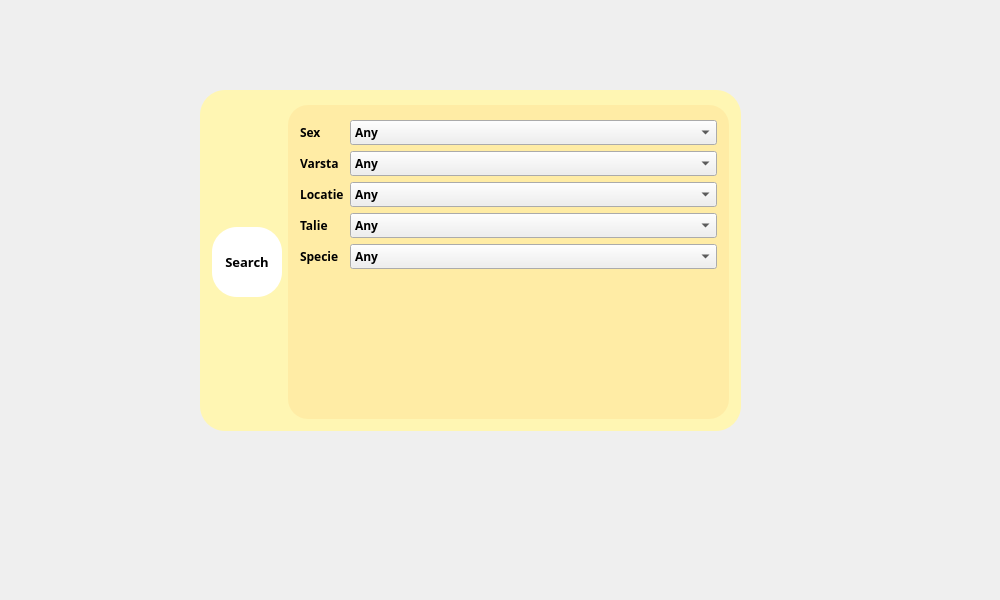
<?xml version="1.0" encoding="UTF-8"?>
<ui version="4.0">
 <class>FilterAdopt</class>
 <widget class="QDialog" name="FilterAdopt">
  <property name="geometry">
   <rect>
    <x>0</x>
    <y>0</y>
    <width>1000</width>
    <height>600</height>
   </rect>
  </property>
  <property name="windowTitle">
   <string>Dialog</string>
  </property>
  <property name="styleSheet">
   <string notr="true">#FilterAdopt
{
border-image: url(:/img/istockphoto-1163775073-612x612.jpg);
}</string>
  </property>
  <widget class="QGroupBox" name="groupBox_2">
   <property name="geometry">
    <rect>
     <x>200</x>
     <y>90</y>
     <width>541</width>
     <height>341</height>
    </rect>
   </property>
   <property name="styleSheet">
    <string notr="true">#groupBox_2{

	background-color: rgb(255, 246, 179);
border-radius: 25px;
}</string>
   </property>
   <property name="title">
    <string/>
   </property>
   <layout class="QHBoxLayout" name="horizontalLayout">
    <item>
     <widget class="QPushButton" name="pushButton_2">
      <property name="sizePolicy">
       <sizepolicy hsizetype="Preferred" vsizetype="Preferred">
        <horstretch>0</horstretch>
        <verstretch>0</verstretch>
       </sizepolicy>
      </property>
      <property name="maximumSize">
       <size>
        <width>70</width>
        <height>70</height>
       </size>
      </property>
      <property name="font">
       <font>
        <family>Segoe UI Black</family>
        <pointsize>10</pointsize>
        <bold>true</bold>
       </font>
      </property>
      <property name="styleSheet">
       <string notr="true">#pushButton_2{
	
	background-color: rgb(255, 255, 255);
border-radius: 25px;
}</string>
      </property>
      <property name="text">
       <string>Search</string>
      </property>
     </widget>
    </item>
    <item>
     <widget class="QGroupBox" name="groupBox">
      <property name="font">
       <font>
        <family>Segoe UI Black</family>
        <bold>true</bold>
       </font>
      </property>
      <property name="styleSheet">
       <string notr="true">#groupBox{

	border-color: rgb(255, 250, 178);
	background-color: rgb(255, 236, 165);
    border-radius:20px;
}
</string>
      </property>
      <property name="title">
       <string/>
      </property>
      <layout class="QFormLayout" name="formLayout">
       <item row="0" column="0">
        <widget class="QLabel" name="label">
         <property name="font">
          <font>
           <family>Segoe UI Black</family>
           <bold>true</bold>
          </font>
         </property>
         <property name="text">
          <string>Sex</string>
         </property>
        </widget>
       </item>
       <item row="0" column="1">
        <widget class="QComboBox" name="comboBox">
         <property name="font">
          <font>
           <family>Segoe UI Black</family>
           <bold>true</bold>
          </font>
         </property>
         <item>
          <property name="text">
           <string>Any</string>
          </property>
         </item>
         <item>
          <property name="text">
           <string>Mascul</string>
          </property>
         </item>
         <item>
          <property name="text">
           <string>Femela</string>
          </property>
         </item>
        </widget>
       </item>
       <item row="1" column="0">
        <widget class="QLabel" name="label_2">
         <property name="font">
          <font>
           <family>Segoe UI Black</family>
           <bold>true</bold>
          </font>
         </property>
         <property name="text">
          <string>Varsta</string>
         </property>
        </widget>
       </item>
       <item row="1" column="1">
        <widget class="QComboBox" name="comboBox_2">
         <property name="font">
          <font>
           <family>Segoe UI Black</family>
           <bold>true</bold>
          </font>
         </property>
         <item>
          <property name="text">
           <string>Any</string>
          </property>
         </item>
         <item>
          <property name="text">
           <string>&lt;1</string>
          </property>
         </item>
         <item>
          <property name="text">
           <string>&lt;2</string>
          </property>
         </item>
         <item>
          <property name="text">
           <string>&lt;3</string>
          </property>
         </item>
         <item>
          <property name="text">
           <string>&lt;4</string>
          </property>
         </item>
         <item>
          <property name="text">
           <string>&lt;5</string>
          </property>
         </item>
         <item>
          <property name="text">
           <string>&lt;6</string>
          </property>
         </item>
         <item>
          <property name="text">
           <string>&lt;7</string>
          </property>
         </item>
         <item>
          <property name="text">
           <string>&lt;8</string>
          </property>
         </item>
         <item>
          <property name="text">
           <string>&lt;9</string>
          </property>
         </item>
         <item>
          <property name="text">
           <string>&lt;10</string>
          </property>
         </item>
         <item>
          <property name="text">
           <string>&gt;10</string>
          </property>
         </item>
        </widget>
       </item>
       <item row="2" column="0">
        <widget class="QLabel" name="label_3">
         <property name="font">
          <font>
           <family>Segoe UI Black</family>
           <bold>true</bold>
          </font>
         </property>
         <property name="text">
          <string>Locatie</string>
         </property>
        </widget>
       </item>
       <item row="2" column="1">
        <widget class="QComboBox" name="comboBox_3">
         <property name="font">
          <font>
           <family>Segoe UI Black</family>
           <bold>true</bold>
          </font>
         </property>
         <item>
          <property name="text">
           <string>Any</string>
          </property>
         </item>
         <item>
          <property name="text">
           <string>Paladi</string>
          </property>
         </item>
         <item>
          <property name="text">
           <string>Bragadiru</string>
          </property>
         </item>
         <item>
          <property name="text">
           <string>Mihailesti</string>
          </property>
         </item>
        </widget>
       </item>
       <item row="3" column="0">
        <widget class="QLabel" name="label_5">
         <property name="font">
          <font>
           <family>Segoe UI Black</family>
           <bold>true</bold>
          </font>
         </property>
         <property name="text">
          <string>Talie</string>
         </property>
        </widget>
       </item>
       <item row="3" column="1">
        <widget class="QComboBox" name="comboBox_4">
         <property name="font">
          <font>
           <family>Segoe UI Black</family>
           <bold>true</bold>
          </font>
         </property>
         <item>
          <property name="text">
           <string>Any</string>
          </property>
         </item>
         <item>
          <property name="text">
           <string>Mica</string>
          </property>
         </item>
         <item>
          <property name="text">
           <string>Medie</string>
          </property>
         </item>
         <item>
          <property name="text">
           <string>Mare</string>
          </property>
         </item>
        </widget>
       </item>
       <item row="4" column="0">
        <widget class="QLabel" name="label_4">
         <property name="font">
          <font>
           <family>Segoe UI Black</family>
           <bold>true</bold>
          </font>
         </property>
         <property name="text">
          <string>Specie</string>
         </property>
        </widget>
       </item>
       <item row="4" column="1">
        <widget class="QComboBox" name="comboBox_5">
         <property name="font">
          <font>
           <family>Segoe UI Black</family>
           <bold>true</bold>
          </font>
         </property>
         <item>
          <property name="text">
           <string>Any</string>
          </property>
         </item>
         <item>
          <property name="text">
           <string>Caine</string>
          </property>
         </item>
         <item>
          <property name="text">
           <string>Pisica</string>
          </property>
         </item>
         <item>
          <property name="text">
           <string>Papagal</string>
          </property>
         </item>
         <item>
          <property name="text">
           <string>Hamster</string>
          </property>
         </item>
         <item>
          <property name="text">
           <string/>
          </property>
         </item>
        </widget>
       </item>
      </layout>
     </widget>
    </item>
   </layout>
  </widget>
 </widget>
 <resources/>
 <connections/>
</ui>
